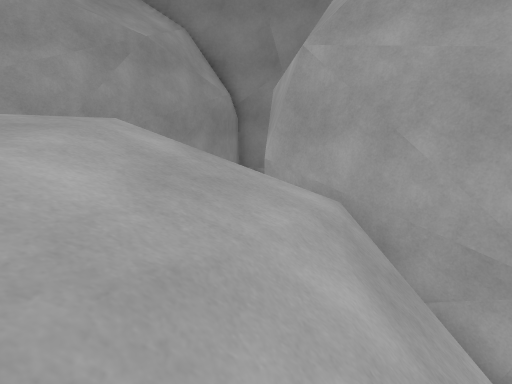
View 1 (above)

14 first-person views from a walk through a Unity game level. The camera is 1.3 m above the floor, tilts 10° down and sees 75° across. The floor is counted in squares, 1 m on a side. Each view is taken from the middle of a square. On the plan, view 1 faces up. The plan holds only what a view shows up to about 14 squares ahead; the rest is blank. The place goes on beyond the plan. The player is left out.

View 2
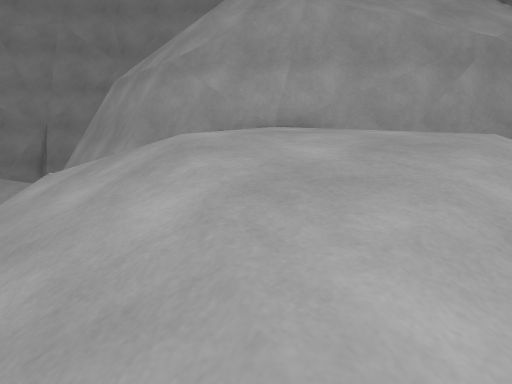

View 3
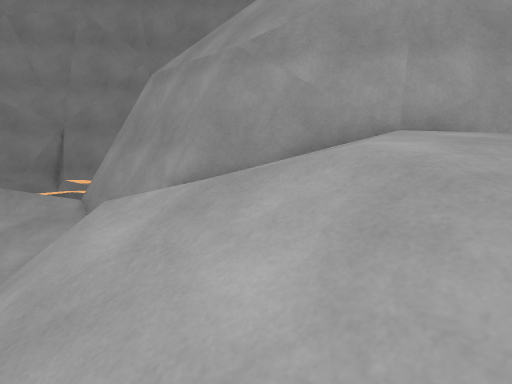

View 4
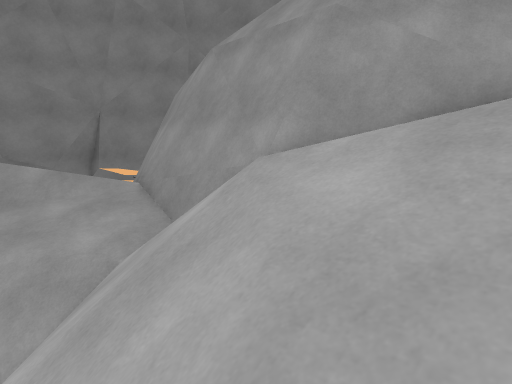

View 5
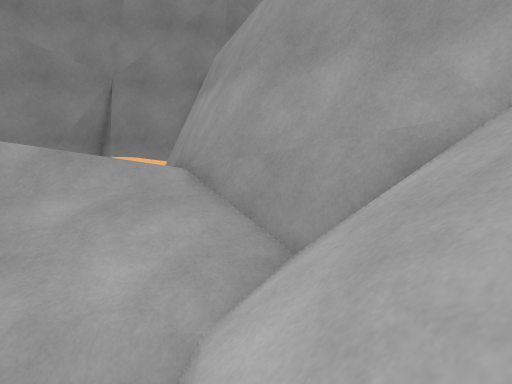

View 6
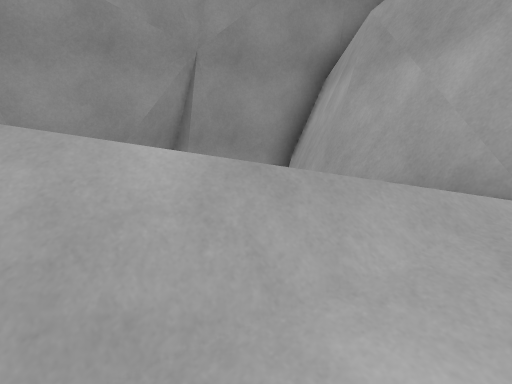

View 7
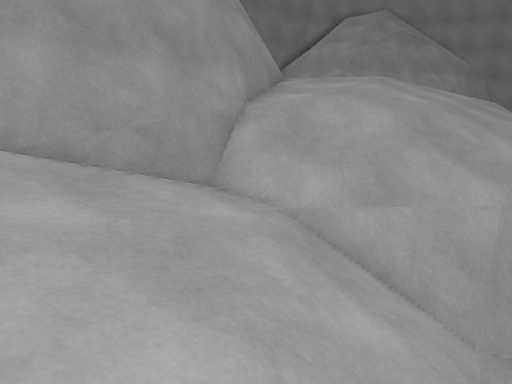

View 8
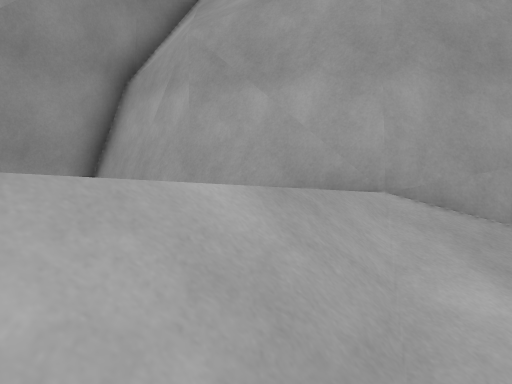

View 9
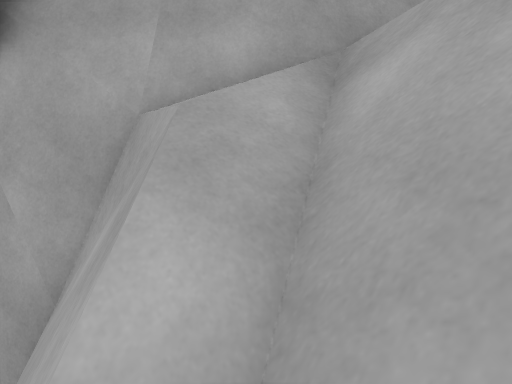

View 10
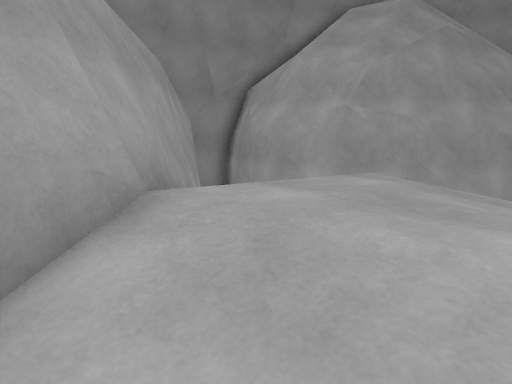

View 11
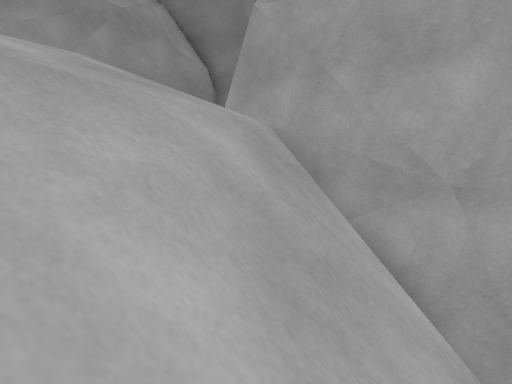

View 12
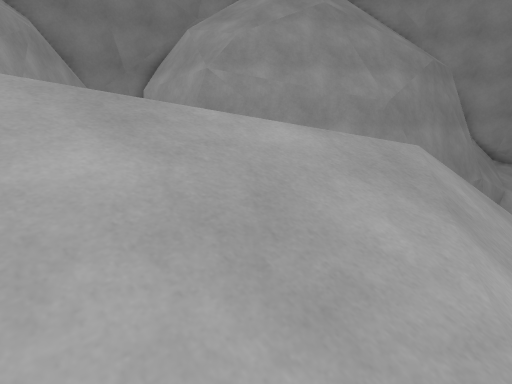

View 13
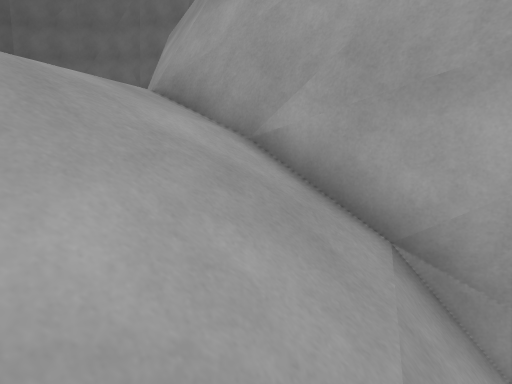

View 14
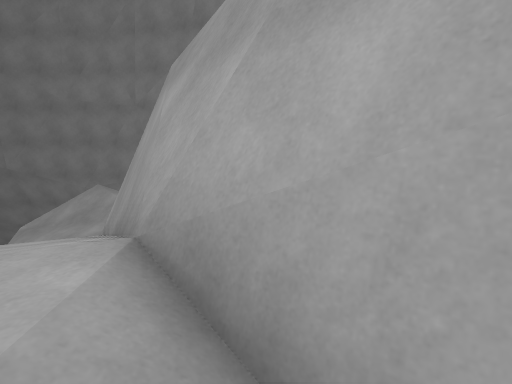

### Floor plan
Key: @ floor where view 1 was taken; # wall or solid block; . main floor; - floor 0.25 m lower than the main floor; _ floor 0.5 m lower than the main floor; < floor 0.75 m lower than the main floor; / step, stairs or slope; = window, fence, low wall or low ledge.
Columns run from 22 left of view 1 to 4 right of it. Each row starts with its distance up from view 1.
  9                   ##
  8                  ##// ##
  7                ####////#
  6               ###///// ###
  5  ####        ###..../// ###
  4 ##/#####   ####/...../// ##
  3 ##///########///....-///  #
  2 #//// //==#//<_-/..--////
  1 //// //////////////-_////
  0     //////=/////////_/@/
 -1     ///////#////////////
 -2      //////##  ///
 -3      //     #

Positions as (right, up) in squares from view 1, and headings:
1: (0, 0), facing up
2: (-1, -1), facing up-left
3: (-4, -1), facing up-left
4: (-6, -2), facing up-left
5: (-10, -1), facing up-left
6: (-15, -1), facing up-left
7: (-16, -3), facing up-right
8: (-17, -2), facing up
9: (-22, 1), facing up-right
10: (-8, 2), facing up-right
11: (1, -1), facing up
12: (-6, -2), facing up-right
13: (0, 7), facing left
14: (-4, 6), facing left
